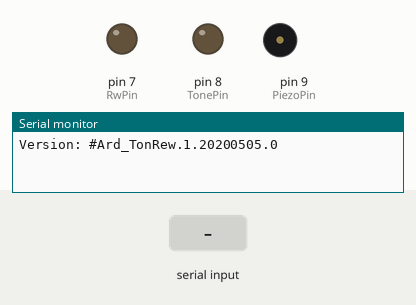
The sketch below on a simulated Arduino Uno, built with avr-gcc and run on an emulated ATmega328P. On the bench: output pins drawn as LEDs (lit = HIGH), buzzer (waves = sounding), the last lines printed to the serial monitor. The inputs (shaded band) are chosen by the test bench. Random numbers use the default seed unless the sketch sets one.

Above: at 1.2 s.
1.3 s: "s\n" received over Serial
At 1.42 s:
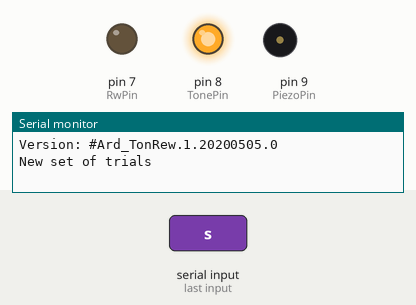
At 4.1 s:
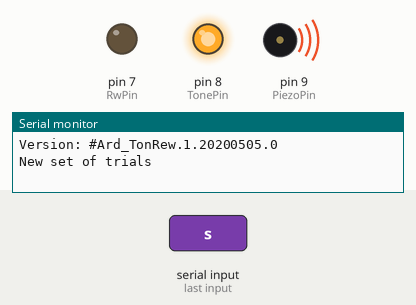
Timing chart, 0 to 21.3 s (numbered marks = the images above; inputs shaded):
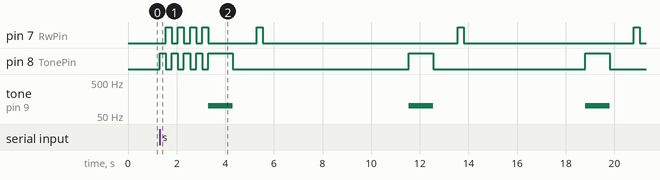

The sketch:

ToneRewTrial02.ino
```cpp
#include "global_variables.h"

String version = "#Ard_TonRew.1.20200505.0";
/// Only Start function is useable

String versionPyt = "";
int command = 0;
int value = 0;

void setup() {
  Serial.begin(115200);
  if(Serial.available()>0){
    versionPyt = Serial.readStringUntil('\n');
  }
  Serial.print("Version: "); Serial.println(version);
  pinMode(TonePin,OUTPUT);
  pinMode(RwPin,OUTPUT);
  randomSeed(analogRead(0));
}

void loop() {
  /*
  if(Serial.available()>0){
    command = Serial.read();
    if(command=='s') state = 'A';
    value = Serial.read();
    if(command==0) TF = value;
    if(command==1) TT = value;
    if(command==2)  g = value;
    if(command==3) RwT = value;
    if(command==4) iT = value;
    if(command==5) dif = value;
    if(command==6) nT = value;
  }
  */
  if(state=='A'){
    Serial.println("\nNew set of trials");
    for(int i=0;i<4;i++){
      //tone(PiezoPin,40,250);
      digitalWrite(TonePin,HIGH);
      delay(250);
      digitalWrite(TonePin,LOW);
      digitalWrite(RwPin,HIGH);
      delay(250);
      digitalWrite(RwPin,LOW);
    }
    zTime = millis();
    aTime = 0;
    state = 'B';
    aT = 0;
    bTT = true;
  }
  else if(state=='B'){
    doTrial();
  }
  else if(state=='C'){
    //Serial.println("End of the training\n\n");
    state = 'D';
    }
  else if(state=='D'){
    if(Serial.available()>0){
      //Serial.println(Serial.readStringUntil('\n'));
      if(Serial.read()=='s'){
        state = 'A';
        //Serial.print("State: "); Serial.println(state);
      }
    }
  }
  //Update parameters
  //if(Serial.available()>0){}
}

void doTrial(){
  if(Timer(aTime,TT,bTT))       Tone();
  if(Timer(aTime,g,bg))         gap();
  if(Timer(aTime,RwT,bRwT))     Reward();
  if(Timer(aTime,iT*1000,biT))  interTrials();
  if(Timer(aTime,0,newT))       newTrial();
}
```

functions.ino
```cpp
bool Timer(unsigned long& start,int wait,bool first){
  if(millis()-zTime>start && first){
    start += wait;
    return true;
  }
  else {
    return false;
  }
}

void Tone(){
  //Serial.print("Ttrail ");
  //Serial.println(aT+1);
  digitalWrite(TonePin,HIGH);
  tone(PiezoPin,TF,TT);
  //Serial.println("TONE! TONE! TONE!");
  bTT = false;
  bg = true;
}

void gap(){
  digitalWrite(TonePin,LOW);
  //Serial.println("------------------------");
  bg = false;
  bRwT = true;
}

void Reward(){
  digitalWrite(RwPin,HIGH);
  //Serial.println("Reward!!!!!!!!!!!!!");
  bRwT = false;
  biT = true;
}

void interTrials(){
  digitalWrite(RwPin,LOW);
  randT = random(-dif,dif+1)*1000;
  aTime += randT;
  //Serial.print("InterTrail time: ");
  //Serial.print((randT+iT*1000)/1000);
  biT = false;
  newT = true;
  //Serial.println("s\tSilence!!!");
}

void newTrial(){
  aT += 1;
  newT = false;
  bTT = true;
  zTime = millis();
  aTime = 0;
  if(aT==nT) state = 'C';
}
```

global_variables.h
```cpp
/*
	global_variable.h - Library for TonRewTrial
	Created by Gaspar J. Schliszka
*/

//---Pin variables------------------
const int  TonePin = 8; //RED
const int    RwPin = 7; //GREEN
const int PiezoPin = 9; //buzzer

//---Initial state------------------
char state = 'D';

//---Timer variables----------------
unsigned long  zTime = 0;   //start time of training ~zeroTime (in ms)
unsigned long  aTime = 0;   //actualTime in doTrail()
          int  randT = 0;   //iT+random(-dif,dif+1)
          int     aT = 0;   //number of actualTrial

//---Additional timer variabels-----
bool  bTT = false;
bool   bg = false;
bool bRwT = false;
bool  biT = false;
bool newT = false;

//---Parameters of the Trials-------
int  TF = 100;    //ToneFrequency
int  TT = 1000;   //ToneTime
int   g = 1000;   //gap
int RwT = 250;    //RewardTime
int  iT = 5;      //time interTrials (in s)
int dif = 1;      //diffusion factor for random iT component
int  nT = 3;      //number of Trials
```

Measured:
- after the input at 1.3 s, pin 7 (RwPin): LOW → HIGH after 0.25 s, → LOW 0.25 s later, → HIGH 0.25 s later, → LOW 0.25 s later, … (14 changes in this stretch); pin 8 (TonePin): goes 4 × (HIGH 0.25 s, LOW 0.25 s), HIGH 1.0 s, LOW 7.3 s, HIGH 1.0 s, LOW 6.3 s, HIGH 1.0 s, then LOW, starting at once
